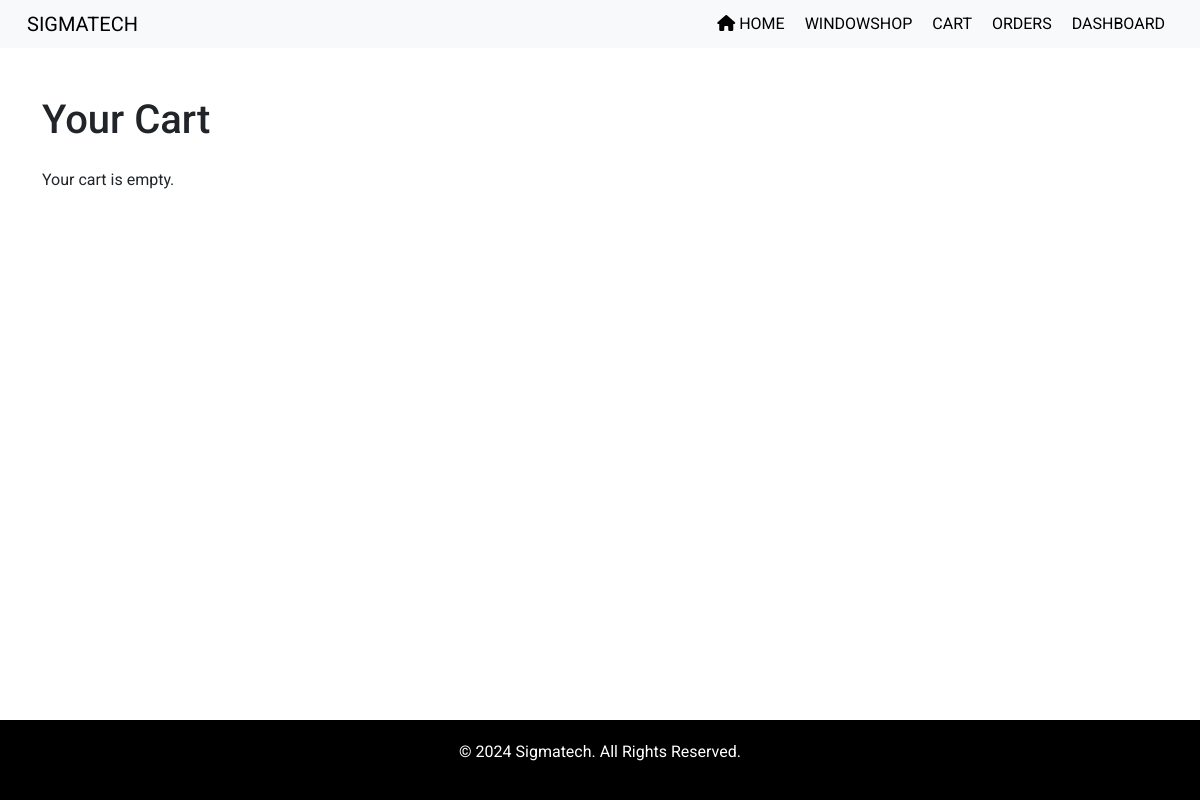
The app's page /cart/cart/ (signed in), older data.
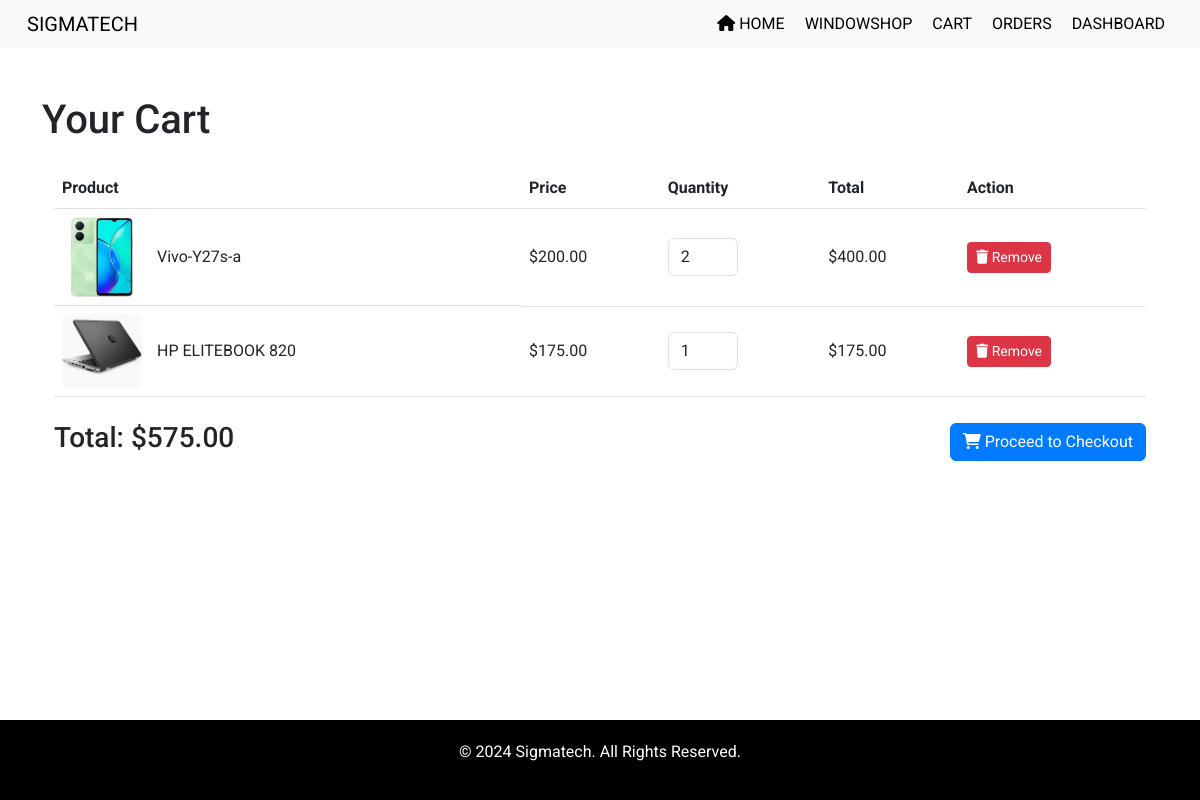
The same page, newer data.
### cart/models.py (models this page shows, shortened)
class CartItem(models.Model):
    cart = models.ForeignKey(Cart, related_name='items', on_delete=models.CASCADE)
    product = models.ForeignKey(Product, on_delete=models.SET_NULL, null=True, blank=True)
    quantity = models.PositiveIntegerField(default=1)
    def total_price(self):
        return self.quantity * (self.product.price if self.product else 0)

### product/models.py (models this page shows, shortened)
class Product(models.Model):
    name = models.CharField(max_length=100)
    price = models.DecimalField(max_digits=10, decimal_places=2)
    image = models.ImageField(upload_to='products/')
    category = models.ForeignKey(Category, on_delete=models.CASCADE)
    description = models.TextField(null=True)
    quantity = models.PositiveIntegerField(default=1)

### cart/views.py (the view, shortened to what this page needs)
# urls.py: path('cart/', view_cart, name='cart'),
@login_required(login_url='user:signin')
def view_cart(request):
    try:
        cart = Cart.objects.get(user=request.user, active=True)
    except Cart.DoesNotExist:
        cart = Cart.objects.create(user=request.user, active=True)
    except MultipleObjectsReturned:
        carts = Cart.objects.filter(user=request.user, active=True)
        cart = carts.first()
        carts.exclude(id=cart.id).update(active=False)
    cart_items = cart.items.all()
    total_amount = sum(item.total_price() for item in cart_items)
    cart_items_with_stock = [
        {
            'item': item,
            'max_quantity': item.product.quantity  # Assuming this is the stock field in your Product model
        } for item in cart_items
    ]
    context = {
        'cart_items': cart_items_with_stock,  # Updated context
        'total_amount': total_amount,
    }
    return render(request, 'cart/cart.html', context)

### cart/templates/cart/cart.html (shortened to what this page needs)
{% extends 'cart/base.html' %}
{% block content %}
<h1 class="mb-4">Your Cart</h1>
{% if cart_items %}
    <div class="container">
        <table class="table table-hover align-middle">
            <thead>
                <tr>
                    <th>Product</th>
                    <th>Price</th>
                    <th>Quantity</th>
                    <th>Total</th>
                    <th>Action</th>
                </tr>
            </thead>
            <tbody>
                {% for item_info in cart_items %}
                {% with item=item_info.item max_quantity=item_info.max_quantity %}
                <tr class="cart-item" data-item-id="{{ item.id }}" data-item-price="{{ item.product.price }}" data-max-quantity="{{ max_quantity }}">
                    <td class="d-flex align-items-center">
                        <img src="{{ item.product.image.url }}" alt="{{ item.product.name }}" class="img-fluid rounded" style="max-width: 80px; margin-right: 15px;">
                        <span>{{ item.product.name }}</span>
                    </td>
                    <td>${{ item.product.price }}</td>
                    <td>
                        <input type="number" id="quantity-{{ item.id }}" value="{{ item.quantity }}" min="1" max="{{ max_quantity }}" class="form-control" style="width: 70px;" oninput="showUpdateButton(this)">
                    </td>
                    <td class="item-total">${{ item.total_price }}</td>
                    <td>
                        <form id="remove-item-form-{{ item.id }}" data-item-id="{{ item.id }}" method="POST" action="{% url 'cart:remove_cart_item' item.id %}">
                            <button type="button" class="btn btn-danger btn-sm" onclick="removeCartItem({{ item.id }})">
                                <i class="fas fa-trash"></i> Remove
                            </button>
                        </form>
                    </td>
                </tr>
                {% endwith %}
                {% endfor %}
            </tbody>
        </table>
        <div class="d-flex justify-content-between align-items-center mt-4">
            <h3>Total: $<span id="final-total">{{ total_amount }}</span></h3>
             <form id="paypal-checkout-form" method="POST" action="{% url 'payment:create_payment' %}">
                <button type="button" class="btn btn-primary" onclick="checkStockBeforeCheckout()">
                    <i class="fas fa-shopping-cart"></i> Proceed to Checkout
                </button>
            </form>
        </div>
    </div>
{% else %}
    <p>Your cart is empty.</p>
{% endif %}
{% endblock %}

Row changes from the older to the newer data that the page shows:
added CartItem: item.product.image (picture), item.product.name "Vivo-Y27s-a", item.product.price "200.00", item.quantity "2", item.total_price "400.00"
added CartItem: item.product.image (picture), item.product.name "HP ELITEBOOK 820", item.product.price "175.00", item.quantity "1", item.total_price "175.00"
Text that changed along with them:
{{ total_amount }}: (not shown) → "575.00"
text no longer shown: "Your cart is empty."
text now shown: "Product Price Quantity Total Action Total: $ Proceed to Checkout"
